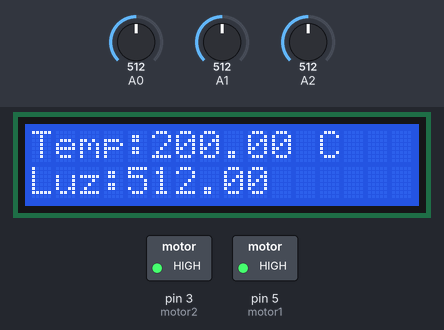
A sketch run on a simulated Arduino Uno, built with avr-gcc and run on an emulated ATmega328P. Shown: 16×2 character LCD, switched loads named in the sketch (green lamp = pin HIGH). The test bench sets the inputs (shaded band); at power-on: A0 = 512, A1 = 512, A2 = 512. What the sketch prints to the serial monitor is not drawn.

Above: at 1.2 s.
1.3 s: A0 set to 687
At 8.3 s:
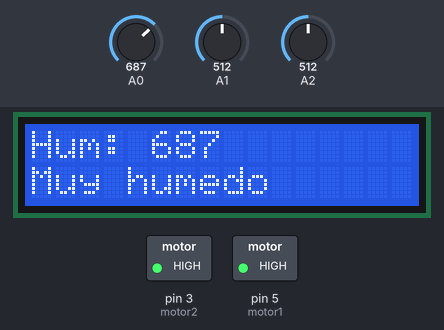
9.0 s: A0 set to 715
At 12.0 s:
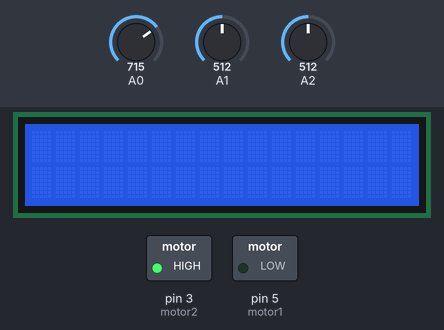
14.6 s: A0 set to 390
At 21.5 s:
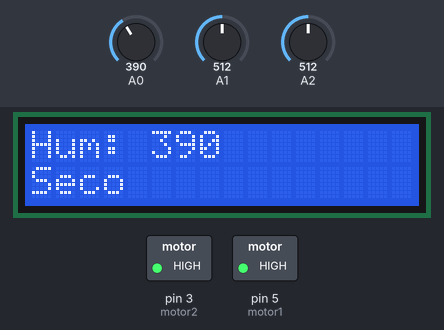
23.6 s: A1 set to 179
At 28.0 s:
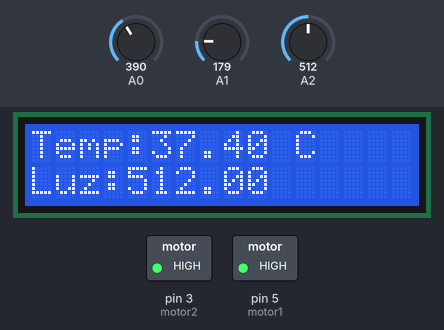
31.1 s: A1 set to 148
At 33.1 s:
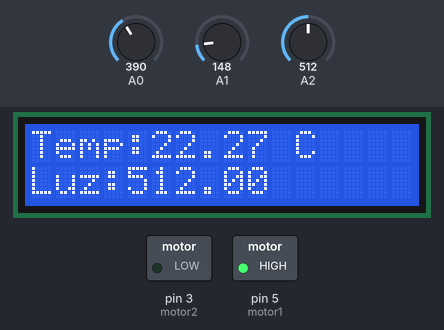
37.1 s: A0 set to 122
At 44.4 s:
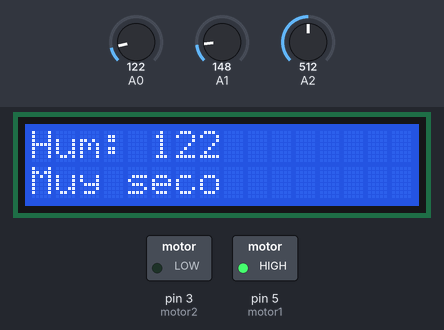
Timing chart, 0 to 45.9 s (numbered marks = the images above; inputs shaded):
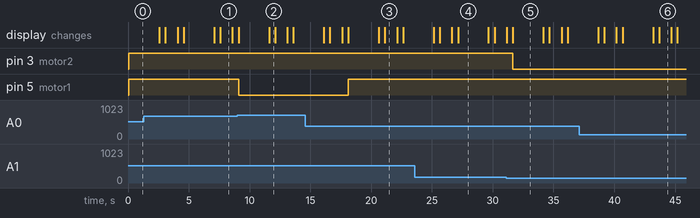

The sketch:

copy_of_sistema_de_riego1.ino
```cpp
#include <LiquidCrystal.h>

LiquidCrystal lcd(10, 11, 12, 9, 8, 7, 6);

int motor1 = 5;
int motor2 = 3;
float temp = 0;
int LedRojo = 2;

void setup() {
  pinMode(motor1, OUTPUT);
  pinMode(motor2, OUTPUT);
  Serial.begin(9600);
  lcd.begin(16, 2);
  lcd.clear();
}

void loop() {
  int humedad = analogRead(A0);
  float valor = analogRead(A1);
  float ldr = analogRead(A2);

  temp = (((5 * valor * 100) / 1024) - 50);

  Serial.println("La humedad es:");
  Serial.println(humedad);
  Serial.println("La temperatura es:");
  Serial.println(temp);
  Serial.println("LUZ:");
  Serial.println(ldr);

  if (humedad <= 700) {
    digitalWrite(motor1, HIGH);
  } else if (humedad > 700) {
    digitalWrite(motor1, LOW);
  }

  if (temp >= 30) {
    digitalWrite(motor2, HIGH);
  } else if (temp < 30) {
    digitalWrite(motor2, LOW);
  }

  if (ldr <= 700) {
    digitalWrite(LedRojo, LOW);

  } else if (ldr > 700) {
    digitalWrite(LedRojo, HIGH);
  }

  lcd.setCursor(0, 0);

  lcd.print("Temp:");
  lcd.print(temp);
  lcd.print(" C");

  lcd.setCursor(0, 1);
  lcd.print("Luz:");
  lcd.print(ldr);

  delay(2500);
  lcd.clear();
  delay(500);

  lcd.setCursor(0, 0);
  lcd.print("Hum: ");
  lcd.print(humedad);

  lcd.setCursor(0, 1);

  if (humedad <= 200) {
    lcd.print("Muy seco");
  } else if (humedad > 200 && humedad <= 400) {
    lcd.print("Seco");
  } else if (humedad > 400 && humedad <= 600) {
    lcd.print("Humedo");
  } else if (humedad > 600) {
    lcd.print("Muy humedo");
  }

  delay(1000);
  lcd.clear();
  delay(500);

}
```

Measured:
- the behaviour switches between 700 and 701 on A0 (found by bisection; images 1 and 2)
- the behaviour switches between 164 and 163 on A1 (found by bisection; images 4 and 5)
- after the input at 1.3 s, the display: first differs from a run without the input after 6.3 s (image 1)
- after the input at 9.0 s, pin 5 (motor1): HIGH → LOW after 0.09 s
- after the input at 14.6 s, pin 5 (motor1): LOW → HIGH after 3.5 s; the display: first differs from a run without the input after 6.5 s (image 3)
- after the input at 31.1 s, pin 3 (motor2): HIGH → LOW after 0.56 s
- after the input at 37.1 s, the display: first differs from a run without the input after 6.6 s (image 6)
